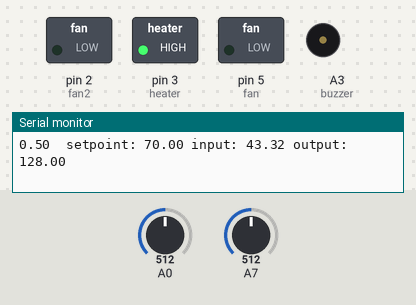
Simulated run of this sketch. Board: Arduino Nano, built with avr-gcc and run on an emulated ATmega328P. Parts: switched loads named in the sketch (green lamp = pin HIGH), buzzer (waves = sounding, pin HIGH), the last lines printed to the serial monitor. The inputs (shaded band) are chosen by the test bench; at power-on: A0 = 512, A7 = 512. Random numbers use the default seed unless the sketch sets one.

Above: at 0.8 s.
0.9 s: A0 set to 178
2.4 s: A0 set to 154
At 3.4 s:
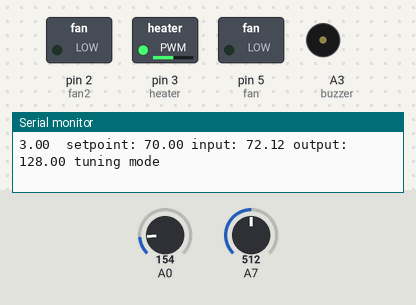
Timing chart, 0 to 5.4 s (numbered marks = the images above; inputs shaded):
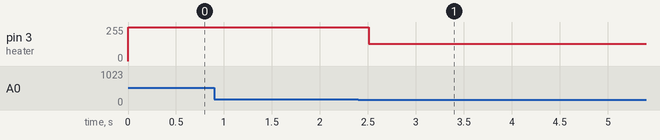

The sketch:

AutoTune_PCR.ino
```cpp
// program to autotune the pcr. Set the "setpoint" variable
// and read the optimized PID from the serial port
// use "SetControlType" to 0 for PI or 1 for PID (in changeAutoTune)

#include <PID_v1.h>
#include <PID_AutoTune_v0.h>
#include <math.h>

byte ATuneModeRemember = 2;
double input = 25;
double output = 255;
double kp = 26.49;  // at 50 C new box and fan
double ki = 0.68;
double kd = 0;

double kpmodel = 1.5;
double taup = 100;
double theta[50];

double setpoint = 70;
double aTuneNoise = 5;

double aTuneStartValue = 128;
double outputStart = 128;
double aTuneStep = 50;
unsigned int aTuneLookBack = 20;

boolean tuning = true;
unsigned long modelTime;
unsigned long serialTime;

void readTemps(); // Reads voltages from thermistor/resistor voltage dividers and calculates temperatures
PID myPID(&input, &output, &setpoint, kp, ki, kd, DIRECT);
PID_ATune aTune(&input, &output);


//set to false to connect to the real world
boolean useSimulation = false;

const int heater = 3;
const int fan = 5;
const int fan2 = 2;
const int buzzer = A3;

//Initialize temperatures
double temp1 = 0;
double temp2 = 0;
double temp = 0;

void setup() {
    pinMode(heater, OUTPUT);
    pinMode(fan, OUTPUT);
    pinMode(fan2, OUTPUT);
    pinMode(buzzer, OUTPUT);

    aTune.SetControlType(0);  // 0 for PI tuning. 1 for PID tuning
    if (useSimulation) {
        for (byte i = 0; i < 50; i++)
            theta[i] = outputStart;
        modelTime = 0;
    }

    // Setup the pid
    myPID.SetMode(AUTOMATIC);

    if (tuning) {
        tuning = false;
        changeAutoTune();
        tuning = true;
    }

    serialTime = 0;
    Serial.begin(9600);

    if (!useSimulation) { //pull the input in from the real world
        readTemps();
        digitalWrite(heater,HIGH);
        while(temp < setpoint) {
            if (millis() > serialTime)
            {
                readTemps();
                serialTime += 500;
                Serial.print(millis() * 1e-3);
                Serial.print("\t");
                Serial.print("setpoint: "); Serial.print(setpoint); Serial.print(" ");
                Serial.print("input: ");    Serial.print(temp);     Serial.print(" ");
                Serial.print("output: ");   Serial.print(output);   Serial.println();
            }
        }
        digitalWrite(heater,LOW);
    }
}

void loop() {
    unsigned long now = millis();

    if (!useSimulation) { //pull the input in from the real world
        readTemps();
        input=temp;
    }

    if (tuning) {
        if (aTune.Runtime() != 0) {
          tuning = false;
        }
        if (!tuning) { // we're done, set the tuning parameters
            tone(buzzer, 2400, 9000);
            kp = aTune.GetKp();
            ki = aTune.GetKi();
            kd = aTune.GetKd();
            myPID.SetTunings(kp,ki,kd);
            AutoTuneHelper(false);
        }
    }
    else {
        myPID.Compute();
        if (temp > setpoint) {
            digitalWrite(fan, HIGH);
            digitalWrite(fan2, HIGH);
        }
        else {
            digitalWrite(fan, LOW);
            digitalWrite(fan2, LOW);
        }
    }

    if (useSimulation) {
        theta[30]=output;
        if (now >= modelTime)
        {
            modelTime += 100;
            DoModel();
        }
    }
    else {
    //     if (output>=128){
    //       digitalWrite(fan,LOW);
    //       analogWrite(heater,(output-128)*2);
    //       //Serial.print("heater ");Serial.print((output-128)*2);Serial.println();
    //     }
    //     if (output<=127){
    //       digitalWrite(heater,LOW);
    //       analogWrite(fan,(127-output)*2);
    //       //Serial.print("fan ");Serial.print((127-output)*2);Serial.println();
    //     }
        analogWrite(heater,output);
        if (aTune.Runtime() == 0) {   // if still tuning
            // if (temp > setpoint) {
            // if (output == 1) {
            if (output < outputStart) {
                digitalWrite(fan, HIGH);
                digitalWrite(fan2, HIGH);
            }
            else {
                digitalWrite(fan, LOW);
                digitalWrite(fan2, LOW);
            }
        }
    }

    //send-receive with processing if it's time
    if (millis() > serialTime) {
        SerialReceive();
        SerialSend();
        serialTime += 500;
    }
}

void changeAutoTune() {
    if (!tuning) { //Set the output to the desired starting frequency.
        output=aTuneStartValue;
        aTune.SetNoiseBand(aTuneNoise);
        aTune.SetOutputStep(aTuneStep);
        aTune.SetControlType(1);    // 0 for PI tuning. 1 for PID tuning
        aTune.SetLookbackSec((int)aTuneLookBack);
        AutoTuneHelper(true);
        tuning = true;
    }
    else { //cancel autotune
        aTune.Cancel();
        tuning = false;
        AutoTuneHelper(false);
    }
}

void AutoTuneHelper(boolean start)
{
    if (start)
        ATuneModeRemember = myPID.GetMode();
    else
        myPID.SetMode(ATuneModeRemember);
}


void SerialSend() {
    Serial.print(millis() * 1e-3);
    Serial.print("\t");
    Serial.print("setpoint: "); Serial.print(setpoint); Serial.print(" ");
    Serial.print("input: ");    Serial.print(input);    Serial.print(" ");
    Serial.print("output: ");   Serial.print(output);   Serial.print(" ");
    if (tuning){
        Serial.println("tuning mode");
    }
    else {
        Serial.print("kp: "); Serial.print(myPID.GetKp()); Serial.print(" ");
        Serial.print("ki: "); Serial.print(myPID.GetKi()); Serial.print(" ");
        Serial.print("kd: "); Serial.print(myPID.GetKd()); Serial.println();
    }
}

void SerialReceive()
{
  if (Serial.available())
  {
   char b = Serial.read();
   Serial.flush();
   if ((b=='1' && !tuning) || (b!='1' && tuning))changeAutoTune();
  }
}

void DoModel()
{
  //cycle the dead time
  for (byte i=0;i<49;i++)
  {
    theta[i] = theta[i+1];
  }
  //compute the input
  input = (kpmodel / taup) *(theta[0]-outputStart) + input*(1-1/taup) + ((float)random(-10,10))/100;

}

void readTemps()
{
  int sensorValue1, sensorValue2;
  double r1, r2;

  //read voltage of sensors (voltage across thermistors)- gives a count value from 0-1023 representing 0-5 V
  sensorValue1 = analogRead(A0);
  delay(1); //delay to prevent excess ringing, from datasheet
  sensorValue2 = analogRead(A7);

  //Calculate resistance of thermistor based on measured voltage in "counts"- equation from layout of voltage divider
  r1 = 1000.0/((1023.0/sensorValue1) - 1);
  r2 = 1000.0/((1023.0/sensorValue2) - 1);

  //Calculte temperatures in degrees C- standard thermistor equation with values from thermistor datasheet
  temp1 = 3560.0/log(r1/0.0130444106) - 273.15;
  temp2 = 3560.0/log(r2/0.0130444106) - 273.15;
  temp = (temp1+temp2)/2.0;
}
```

Measured:
- the behaviour switches between 169 and 168 on A0 (found by bisection; images 0 and 1)
- after the input at 2.4 s, pin 3 (heater): 255/255 → 128/255 after 0.11 s
